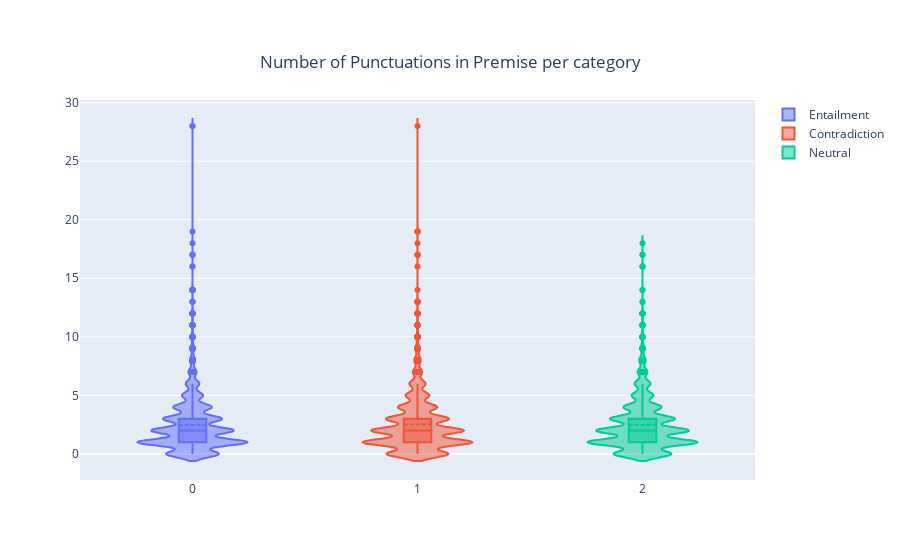

Write notebook code for a chart like this one.
### Markdown cell above
The three categories are fairly balanced, although one thing to note is that the Entailment Premises do not contain any outliers above 159 words, so we should be careful that the model does not learn this fact and rule out Entailment for higher word count Premises.

### Code cell
fig = go.Figure()
for category in categories:
    fig.add_trace(go.Violin(x=Meta_features['label'][Meta_features['label'] == category],
                            y=Meta_features['premise_num_punctuations'][Meta_features['label'] == category],
                            name=Name[category],
                            box_visible=True,
                            meanline_visible=True))
    

fig.update_layout( title={
                    'text': "Number of Punctuations in Premise per category",
                    'y':0.9,
                    'x':0.5,
                    'xanchor': 'center',
                    'yanchor': 'top'})

fig.show()

### Figure 1 — Plotly figure (JSON) as saved in the notebook; plotly's stock layout.template omitted (floating-point values rounded to 4 significant figures; data arrays with more than 128 entries replaced by an {"elided": "..."} marker saying what was removed)
{"data": [{"box": {"visible": true}, "meanline": {"visible": true}, "name": "Entailment", "type": "violin", "x": {"elided": "4176 int values"}, "y": {"elided": "4176 int values"}}, {"box": {"visible": true}, "meanline": {"visible": true}, "name": "Contradiction", "type": "violin", "x": {"elided": "3880 int values"}, "y": {"elided": "3880 int values"}}, {"box": {"visible": true}, "meanline": {"visible": true}, "name": "Neutral", "type": "violin", "x": {"elided": "4064 int values"}, "y": {"elided": "4064 int values"}}], "layout": {"title": {"text": "Number of Punctuations in Premise per category", "x": 0.5, "xanchor": "center", "y": 0.9, "yanchor": "top"}}}
